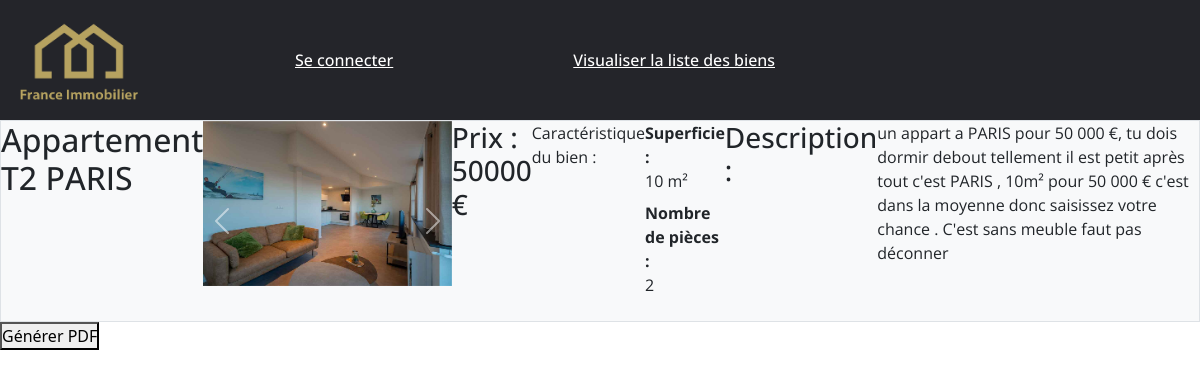
/vuescontroleurs/descriptionbien.php?reference=10001, run on the app's committed database.
### tables this page shows
CREATE TABLE `biens` (
  `reference` int(10) NOT NULL,
  `ville` varchar(20) NOT NULL,
  `type` varchar(20) NOT NULL,
  `description` varchar(1000) NOT NULL,
  `prix` int(10) NOT NULL,
  `surface` int(10) NOT NULL,
  `nbpiece` int(5) NOT NULL,
  `jardin` tinyint(1) NOT NULL
);

CREATE TABLE `image` (
  `id` int(11) NOT NULL,
  `reference` int(10) NOT NULL,
  `chemin` varchar(100) NOT NULL
);

### modeles/mesFonctionsAccesBDD.php (called while the page is built, shortened)
<?php
function getUnBiens($pdo, $reference) {
    $pdostatement = $pdo->prepare("SELECT * FROM biens WHERE reference = :reference");
    $bv1 = $pdostatement->bindValue(':reference', $reference, PDO::PARAM_STR);
    $exec = $pdostatement->execute();
    $resultat = $pdostatement->fetch();
    return $resultat;
}
function getimage($pdo, $reference) {
    $pdostatement = $pdo->prepare("SELECT * FROM image WHERE reference = :reference");
    $bv1 = $pdostatement->bindValue(':reference', $reference, PDO::PARAM_STR);
    $exec = $pdostatement->execute();
    $resultat = $pdostatement->fetch();
    return $resultat;
}

### vuescontroleurs/descriptionbien.php (the view, shortened to what this page needs)
<?php
include_once'../inc/entete.inc'
?>
<?php
include_once '../modeles/mesFonctionsAccesBDD.php';
$lePdo = connexionBDD();
$ref = $_GET['reference'];
$unbien = getUnBiens($lePdo, $ref);
$uneimage = getimage($lePdo, $ref)
?>
<div class="border bprder-dark bg-light d-flex" id="description">
    <h2><?php echo ' ' . $unbien['type'] . ' T' . $unbien['nbpiece'] . ' ' . $unbien['ville']; ?></h2>
    <?php
    include_once '../inc/carousel.inc';
    ?>
    <h3><?php echo 'Prix : ' . $unbien['prix'] . ' €'; ?></h3>
    <p>Caractéristique du bien :</p>
    <dl>
        <dt>Superficie :</dt>
        <dd><?php echo $unbien['surface'] . ' m²'; ?></dd>
        <dt>Nombre de pièces :</dt>
        <dd><?php echo $unbien['nbpiece']; ?></dd>
    </dl>
    <h3>Description :</h3>
    <p><?php echo $unbien['description']; ?></p>
</div>
<button onclick="genPDF();">Générer PDF</button>
</body>
</html>

### inc/carousel.inc (shortened to what this page needs)
<link rel="stylesheet" href="../css/bootstrap.min.css">
<div class="d-sm-flex">
    <div id="carouselExampleControls" class="carousel slide" data-bs-ride="carousel">
        <div class="carousel-inner">
            <div class="carousel-item active">
                <img src="<?php echo $uneimage['chemin']; ?>" class="d-block w-100" alt="Image 1">
            </div>
        </div>
        <button class="carousel-control-prev" type="button" data-bs-target="#carouselExampleControls" data-bs-slide="prev">
            <span class="carousel-control-prev-icon" aria-hidden="true"></span>
        </button>
        <button class="carousel-control-next" type="button" data-bs-target="#carouselExampleControls" data-bs-slide="next">
            <span class="carousel-control-next-icon" aria-hidden="true"></span>
        </button>
    </div>
</div>

### css/cssimmo.css (style rules this page uses)
* { box-sizing: border-box; margin: 0; padding: 0; font-family:'Open Sans', sans-serif; }
body { background-image: url(https://s1.1zoom.me/b5353/208/Houses_Villa_Design_Pools_537090_2560x1440.jpg); }
li, a ,button { font-family:'Open Sans', sans-serif; font-weight: 500; font-size: 16px; color: black; text-decoration: none; }

### data on the page
biens: type "Appartement", nbpiece "2", ville "PARIS", prix "50000", surface "10", description "un appart a PARIS pour 50 000 €, tu dois dormir debout tellement il est petit après tout c'est PARIS , 10m² pour 50 000 € c'est dans la moyenne donc saisissez votre chance . C'est sans meuble faut pas déconner"
image: chemin (picture)
